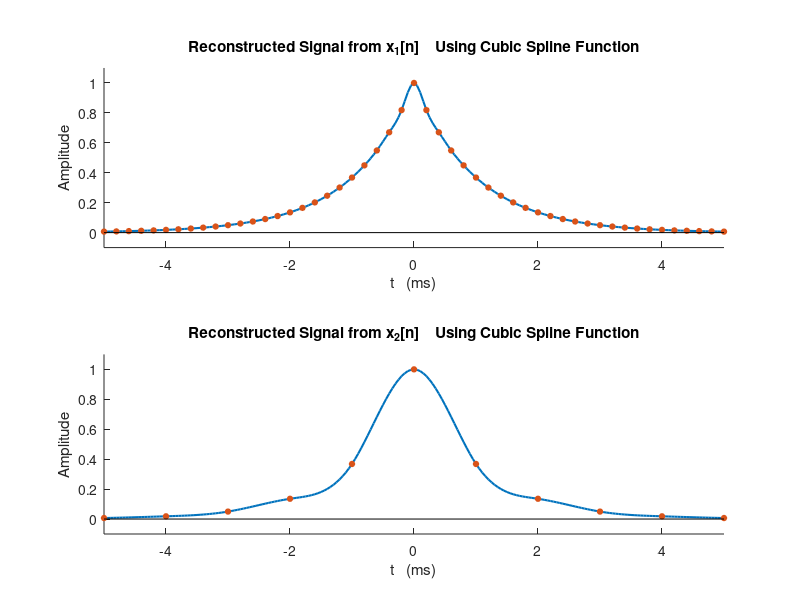

MATLAB code for this plot:
% [Chp 3 Section 3.4 Page 95]
%
%  EXAMPLE 3.24
%  
%  From the samples x1[n] and x2[n] in Example 3.19, reconstruct xa(t) 
%  using the spline function. Comment on the results.

% >>>>> solution <<<<<

% define DT signal x1[n]
Fs1 = 5000;                         % samples/second
Ts1 = 1/Fs1;
n1 = -25:1:25; 
x1 = exp(-1000*abs(n1*Ts1));

% analog signal reconstruction from x1[n]
dt = 5e-5; 
t1 = -0.005:dt:0.005;
xa1 = spline(n1*Ts1, x1, t1);
error = max(abs(xa1 - exp(-1000*abs(t1))))

% define DT signal x2[n]
Fs2 = 1000;                         % samples/second
Ts2 = 1/Fs2;
n2 = -25:1:25; 
x2 = exp(-1000*abs(n2*Ts2));

% analog signal reconstruction from x2[n]
dt = 5e-5;
t2 = -0.005:dt:0.005;
xa2 = spline(n2*Ts2, x2, t2);
error = max(abs(xa2 - exp(-1000*abs(t2))))

% plot resconstructed signal, from x1[n] and x2[n]
figure;
subplot(2, 1, 1);
hold on;
    plot(t1*1000, xa1, 'LineWidth', 1.5);
    stem(n1*Ts1*1000, x1, 'filled', 'MarkerSize', 4, 'LineStyle','none');  
hold off;
xlabel('t   (ms)'); ylabel('Amplitude'); 
xlim([-5 5]); ylim([-0.1 1.1]);
title('Reconstructed Signal from x_1[n]    Using Cubic Spline Function');
subplot(2, 1, 2);
hold on;
    plot(t2*1000, xa2, 'LineWidth', 1.5);
    stem(n2*Ts2*1000, x2, 'filled', 'MarkerSize', 4, 'LineStyle','none');  
hold off;
xlabel('t   (ms)'); ylabel('Amplitude'); 
xlim([-5 5]); ylim([-0.1 1.1]);
title({'';'Reconstructed Signal from x_2[n]    Using Cubic Spline Function'});
